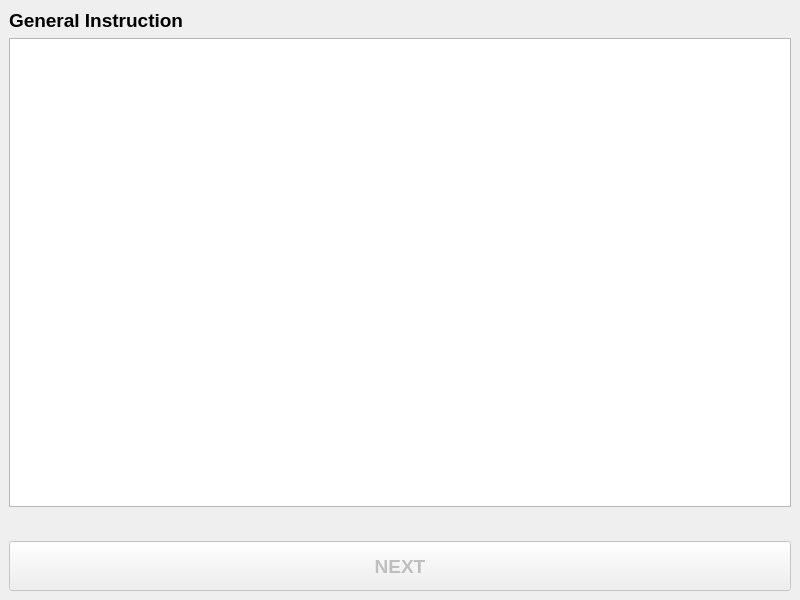
<?xml version="1.0" encoding="UTF-8"?>
<ui version="4.0">
 <class>MainWindow</class>
 <widget class="QMainWindow" name="MainWindow">
  <property name="geometry">
   <rect>
    <x>0</x>
    <y>0</y>
    <width>800</width>
    <height>600</height>
   </rect>
  </property>
  <property name="windowTitle">
   <string>MainWindow</string>
  </property>
  <widget class="QWidget" name="centralwidget">
   <layout class="QVBoxLayout" name="verticalLayout">
    <item>
     <widget class="QLabel" name="label">
      <property name="font">
       <font>
        <pointsize>14</pointsize>
        <weight>75</weight>
        <bold>true</bold>
       </font>
      </property>
      <property name="text">
       <string>General Instruction</string>
      </property>
     </widget>
    </item>
    <item>
     <widget class="QTextEdit" name="text_edit_instruction">
      <property name="readOnly">
       <bool>true</bool>
      </property>
     </widget>
    </item>
    <item>
     <widget class="QLabel" name="label_3">
      <property name="font">
       <font>
        <pointsize>14</pointsize>
       </font>
      </property>
      <property name="text">
       <string/>
      </property>
     </widget>
    </item>
    <item>
     <widget class="QPushButton" name="button_next">
      <property name="enabled">
       <bool>false</bool>
      </property>
      <property name="minimumSize">
       <size>
        <width>0</width>
        <height>50</height>
       </size>
      </property>
      <property name="font">
       <font>
        <pointsize>14</pointsize>
        <weight>75</weight>
        <bold>true</bold>
       </font>
      </property>
      <property name="text">
       <string>NEXT</string>
      </property>
     </widget>
    </item>
   </layout>
  </widget>
 </widget>
 <resources/>
 <connections/>
</ui>
